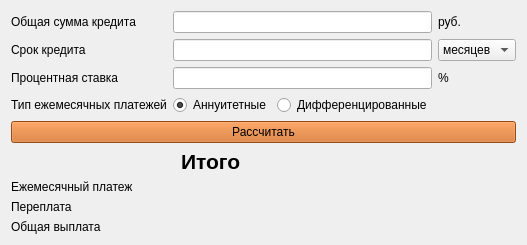
        <widget class="QWidget" name="tab_7">
         <attribute name="title">
          <string>Credit</string>
         </attribute>
         <layout class="QGridLayout" name="gridLayout_10">
          <item row="1" column="0">
           <layout class="QGridLayout" name="gridLayout_8">
            <item row="2" column="1" colspan="2">
             <widget class="QLabel" name="label_21">
              <property name="text">
               <string/>
              </property>
             </widget>
            </item>
            <item row="1" column="1" colspan="2">
             <widget class="QLabel" name="label_19">
              <property name="text">
               <string/>
              </property>
             </widget>
            </item>
            <item row="2" column="0">
             <widget class="QLabel" name="label_20">
              <property name="text">
               <string>Переплата</string>
              </property>
             </widget>
            </item>
            <item row="3" column="1" colspan="2">
             <widget class="QLabel" name="label_23">
              <property name="text">
               <string/>
              </property>
             </widget>
            </item>
            <item row="1" column="0">
             <widget class="QLabel" name="label_18">
              <property name="text">
               <string>Ежемесячный платеж</string>
              </property>
             </widget>
            </item>
            <item row="0" column="1">
             <widget class="QLabel" name="label_17">
              <property name="text">
               <string>&lt;html&gt;&lt;head/&gt;&lt;body&gt;&lt;p&gt;&lt;span style=&quot; font-size:16pt; font-weight:700;&quot;&gt;Итого&lt;/span&gt;&lt;/p&gt;&lt;/body&gt;&lt;/html&gt;</string>
              </property>
             </widget>
            </item>
            <item row="3" column="0">
             <widget class="QLabel" name="label_22">
              <property name="text">
               <string>Общая выплата</string>
              </property>
             </widget>
            </item>
           </layout>
          </item>
          <item row="0" column="0">
           <layout class="QGridLayout" name="gridLayout_7">
            <item row="4" column="0">
             <widget class="QLabel" name="label_16">
              <property name="text">
               <string>Тип ежемесячных платежей</string>
              </property>
             </widget>
            </item>
            <item row="4" column="1">
             <layout class="QGridLayout" name="gridLayout_9">
              <item row="0" column="0">
               <widget class="QRadioButton" name="radioButton">
                <property name="text">
                 <string>Аннуитетные</string>
                </property>
                <property name="checked">
                 <bool>true</bool>
                </property>
               </widget>
              </item>
              <item row="0" column="1">
               <widget class="QRadioButton" name="radioButton_2">
                <property name="text">
                 <string>Дифференцированные</string>
                </property>
               </widget>
              </item>
             </layout>
            </item>
            <item row="3" column="1">
             <widget class="QLineEdit" name="lineEdit_13">
              <property name="text">
               <string/>
              </property>
             </widget>
            </item>
            <item row="2" column="1">
             <widget class="QLineEdit" name="lineEdit_2">
              <property name="text">
               <string/>
              </property>
             </widget>
            </item>
            <item row="1" column="0">
             <widget class="QLabel" name="label_13">
              <property name="text">
               <string>Общая сумма кредита</string>
              </property>
             </widget>
            </item>
            <item row="2" column="0">
             <widget class="QLabel" name="label_14">
              <property name="text">
               <string>Срок кредита</string>
              </property>
             </widget>
            </item>
            <item row="3" column="0">
             <widget class="QLabel" name="label_15">
              <property name="text">
               <string>Процентная ставка</string>
              </property>
             </widget>
            </item>
            <item row="5" column="0" rowspan="2" colspan="3">
             <widget class="QPushButton" name="pushButton">
              <property name="styleSheet">
               <string notr="true">QPushButton {background-color: rgb(210, 105, 30)}
</string>
              </property>
              <property name="text">
               <string>Рассчитать</string>
              </property>
             </widget>
            </item>
            <item row="1" column="1">
             <widget class="QLineEdit" name="lineEdit"/>
            </item>
            <item row="2" column="2">
             <widget class="QComboBox" name="comboBox">
              <item>
               <property name="text">
                <string>месяцев</string>
               </property>
              </item>
              <item>
               <property name="text">
                <string>лет</string>
               </property>
              </item>
             </widget>
            </item>
            <item row="3" column="2">
             <widget class="QLabel" name="label_24">
              <property name="text">
               <string>%</string>
              </property>
             </widget>
            </item>
            <item row="1" column="2">
             <widget class="QLabel" name="label_25">
              <property name="text">
               <string>руб.</string>
              </property>
             </widget>
            </item>
           </layout>
          </item>
         </layout>
        </widget>
